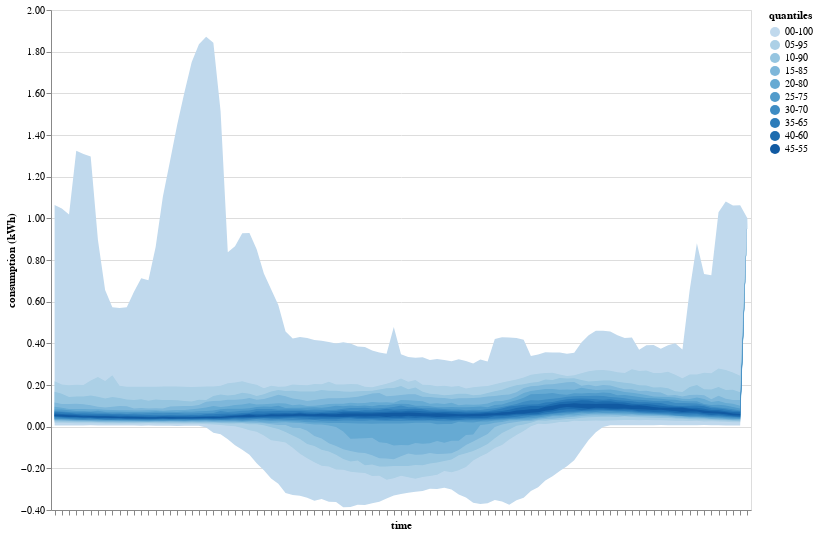

Here is the notebook cell this chart was saved with:
### Code cell
area_chart

### Figure 1 — Vega-Lite specification as saved in the notebook (floating-point values rounded to 4 significant figures; data arrays with more than 128 entries replaced by an {"elided": "..."} marker saying what was removed)
{"config": {"view": {"continuousWidth": 400, "continuousHeight": 300}, "legend": {"labelLimit": 0}}, "data": {"name": "data-628da91c364f85136818c6c263052620"}, "mark": "area", "encoding": {"color": {"field": "quantiles", "type": "ordinal"}, "x": {"axis": {"labels": false}, "field": "timestamp", "title": "time", "type": "nominal"}, "y": {"axis": {"format": ".2f"}, "field": "min", "title": "consumption (kWh)", "type": "quantitative"}, "y2": {"field": "max"}}, "height": 500, "resolve": {"axis": {"y": "independent"}, "scale": {"y": "shared"}}, "selection": {"selector007": {"type": "interval", "bind": "scales", "encodings": ["y"]}}, "width": 700, "$schema": "https://vega.github.io/schema/vega-lite/v4.17.0.json", "datasets": {"data-628da91c364f85136818c6c263052620": {"elided": "970 records"}}}
